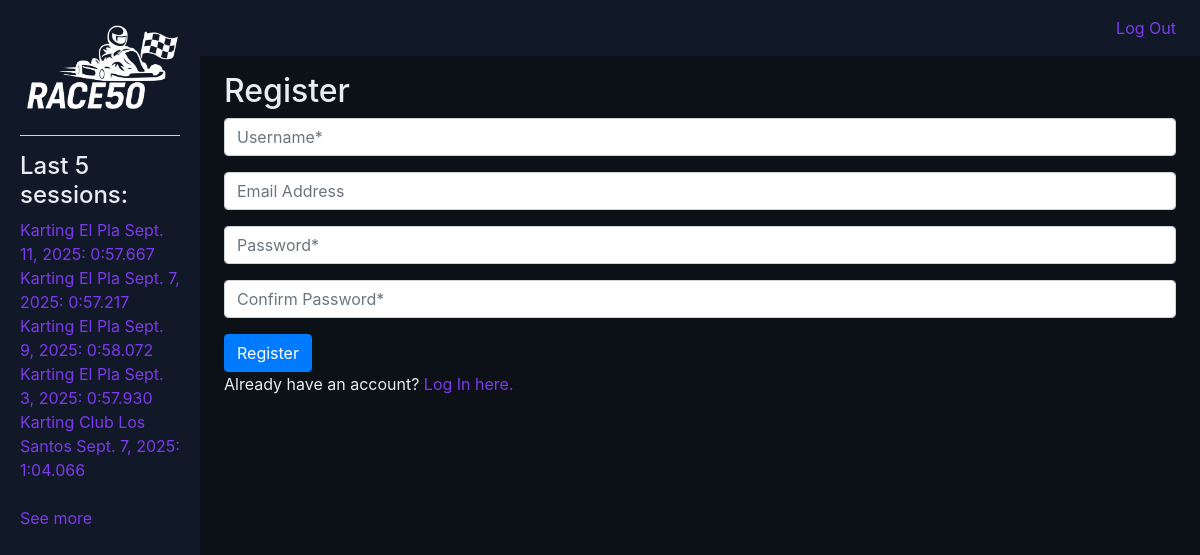
Page /race50/register/ (signed in) on the committed database.
### race50/models.py (models this page shows, shortened)
class Session(models.Model):
    user = models.ForeignKey(settings.AUTH_USER_MODEL, on_delete=models.CASCADE, related_name="sessions")
    external_id = models.CharField(max_length=200, null=True, blank=True)
    track = models.CharField(max_length=100)
    date = models.DateField()
    laps_count = models.PositiveIntegerField()
    best_lap_ms = models.PositiveIntegerField()
    best_lap_number = models.PositiveIntegerField()
    worst_lap_ms = models.PositiveIntegerField()
    avg_lap_ms = models.PositiveIntegerField()
    tbl_ms = models.PositiveIntegerField()
    consistency_percent = models.FloatField()
    notes = models.TextField(blank=True)
    created_at = models.DateTimeField(auto_now_add=True)
    class Meta:
        indexes = [models.Index(fields=["user", "date"])]

### race50/views.py (the view)
# urls.py: path("register/", views.register_view, name="register"),
def register_view(request):
    if request.method == "POST":
        username = request.POST["username"]
        email = request.POST["email"]
        if username == '':
            return render(request, "race50/register.html", {
                "message": "You must set a Username"
            })
        password = request.POST["password"]
        confirmation = request.POST["confirmation"]
        if password == '':
            return render(request, "race50/register.html", {
                "message": "You must set a Password"
            })
        else:
            if password != confirmation:
                return render(request, "race50/register.html", {
                    "message": "Passwords must match."
                })
        try:
            user = User.objects.create_user(username, email, password)
            user.save()
        except IntegrityError:
            return render(request, "race50/register.html", {
                "message": f'An account with this username already exists, please login <a href="{reverse("login")}">here</a>'
            })
        login(request, user)
        return HttpResponseRedirect(reverse("index"))
    else:
        return render(request, "race50/register.html")

### race50/templatetags/race50_extras.py (called while the page is built)
@register.filter(name="format_ms")
def format_ms(ms):
    try:
        ms = int(ms)
    except (TypeError, ValueError):
        return ""  # or return ms
    minutes = ms // 60000
    seconds = (ms % 60000) // 1000
    millis  = ms % 1000
    return f"{minutes}:{seconds:02d}.{millis:03d}"

### race50/views.py (called while the page is built)
def global_context(request):
    if request.user.is_authenticated:
        last_five = Session.objects.filter(user=request.user).order_by('-created_at')[:5]
        return {
            "last_five": last_five
        }
    else:
        last_five = Session.objects.none()
        return {
            "last_five": last_five
        }

### race50/templates/race50/register.html (shortened to what this page needs)
{% extends "race50/layout.html" %}
{% block body %}
    <h2>Register</h2>
    <form action="{% url 'register' %}" method="post">
        <div class="form-group">
            <input class="form-control" autofocus type="text" name="username" placeholder="Username*">
        </div>
        <div class="form-group">
            <input class="form-control" type="email" name="email" placeholder="Email Address">
        </div>
        <div class="form-group">
            <input class="form-control" type="password" name="password" placeholder="Password*">
        </div>
        <div class="form-group">
            <input class="form-control" type="password" name="confirmation" placeholder="Confirm Password*">
        </div>
        <input class="btn btn-primary" type="submit" value="Register">
    </form>
    <p>Already have an account? <a href="{% url 'login' %}">Log In here.</a></p>
{% endblock %}

### race50/templates/race50/layout.html (shortened to what this page needs)
{% load static %}
{% load race50_extras %}
<!DOCTYPE html>
<html lang="en">
    <head>
        <link rel="stylesheet" href="https://stackpath.bootstrapcdn.com/bootstrap/4.4.1/css/bootstrap.min.css">
        <link rel="stylesheet" href="{% static 'race50/css/style.css' %}">
    </head>
    <body>
        <div class="container-fluid">
            <div class="row g-0">
            <div class="sidebar col-lg-2 col-md-3">
                <div class="logo-wrap">
                <a href="{% url 'index' %}">
                    <img class="logo" src="{% static 'race50/images/RACE50 - logo.png' %}" alt="Race50 Logo">
                </a>
                </div>
                <hr>
                {% block nav %}
                <div>
                    {% if user.is_authenticated %}
                        <h4>Last 5 sessions:</h4>
                        {% if last_five %}
                            {% for session in last_five %}
                                <a href="{% url 'session' session.id %}">{{ session.track }} {{ session.date }}: {{ session.best_lap_ms|format_ms }}</a><br>
                            {% endfor %}
                            <br>
                            <a href="{% url 'sessions' %}">See more</a>
                        {% else %}
                            <h6>No sessions yet.</h6>
                        {% endif %}
                    {% endif %}
                </div>
                {% endblock %}
            </div>
            <div class="main col-lg-10 col-md-9">
                <nav class="navbar navbar-expand-lg">
                <div class="container-fluid px-0">
                    <ul class="navbar-nav ml-auto">
                    {% if user.is_authenticated %}
                        <li class="nav-item">
                        <a class="nav-link" href="{% url 'logout' %}">Log Out</a>
                        </li>
                    {% endif %}
                    </ul>
                </div>
                </nav>
                <div class="inside-body">
                {% block body %}{% endblock %}
                </div>
            </div>
            </div>
        </div>
    </body>
</html>

### race50/static/race50/css/style.css (style rules this page uses)
body { margin: 0; background-color: #0C1117; }
hr { background-color: #E6EDF3; }
h1, h2, h3, h4, h5, h6, p { color: #E6EDF3; }
a { color: #7C3AED; }
.sidebar { background-color: #111827; min-height: 100vh; height: auto; padding: 20px; }
.logo-wrap { display: flex; justify-content: center; align-items: center; height: auto; }
.logo { display: flex; max-width: 100%; height: auto; }
.main { padding: 0px; }
.navbar { background-color: #111827; box-sizing: border-box; }
ul, li { list-style-type: none; }
.inside-body { display: block; padding: 16px 24px; width: 100%; box-sizing: border-box; }

### rows in the picture
Session: track "Karting El Pla", date "Sept. 11, 2025", best_lap_ms "0:57.667"
Session: track "Karting El Pla", date "Sept. 7, 2025", best_lap_ms "0:57.217"
Session: track "Karting El Pla", date "Sept. 9, 2025", best_lap_ms "0:58.072"
Session: track "Karting El Pla", date "Sept. 3, 2025", best_lap_ms "0:57.930"
Session: track "Karting Club Los Santos", date "Sept. 7, 2025", best_lap_ms "1:04.066"
